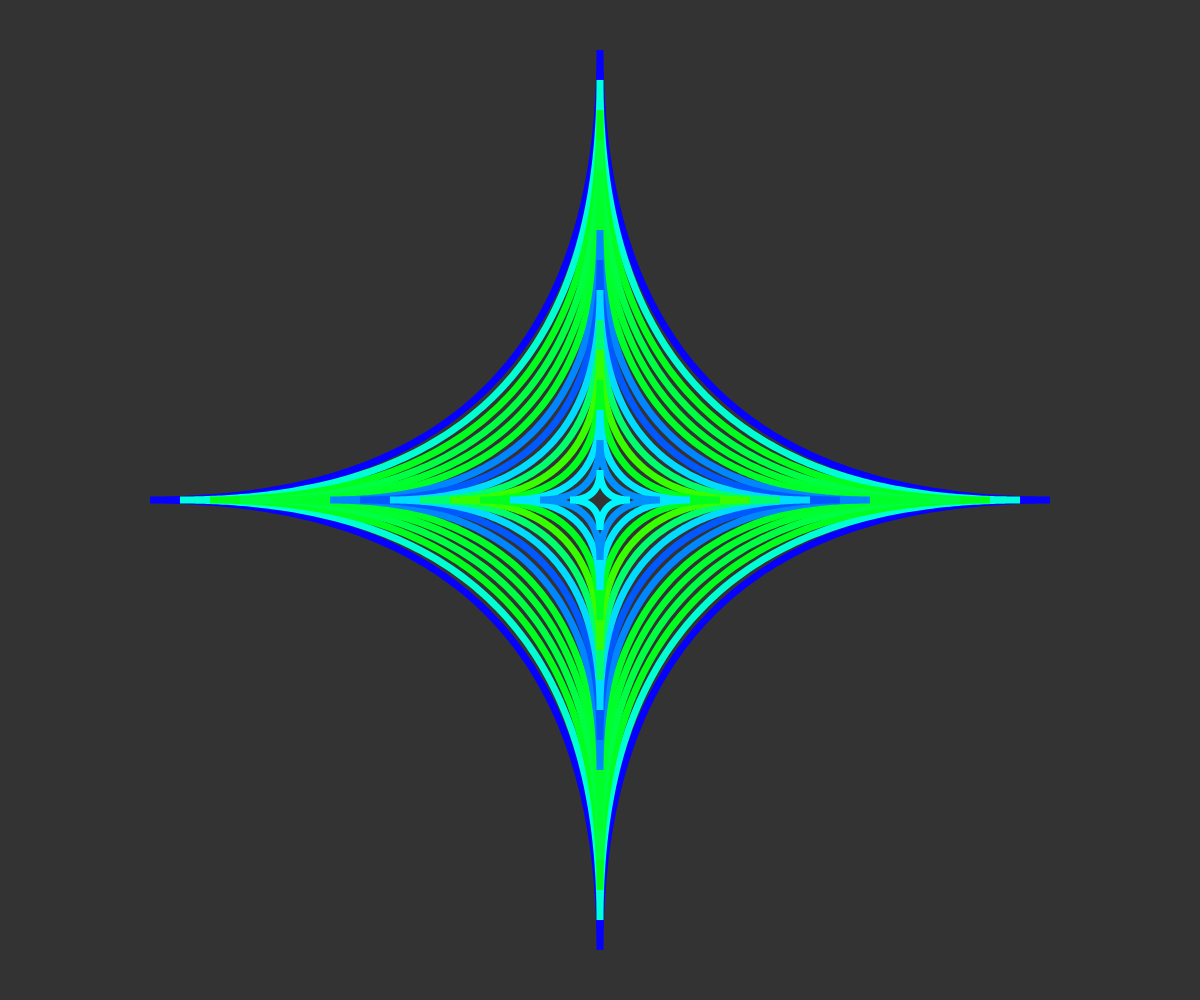
Frame 1 (no input)
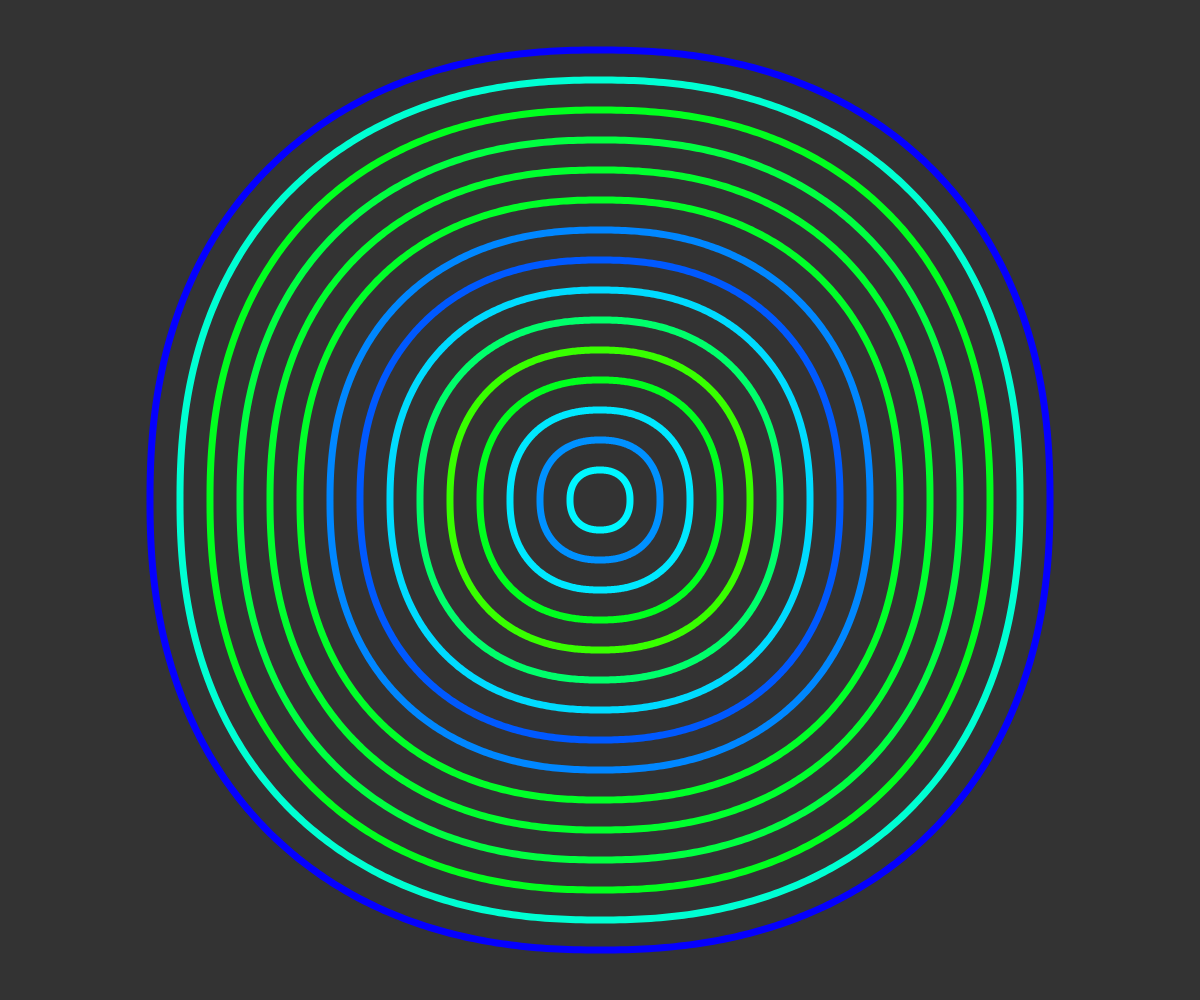
Frame 60 (no input)
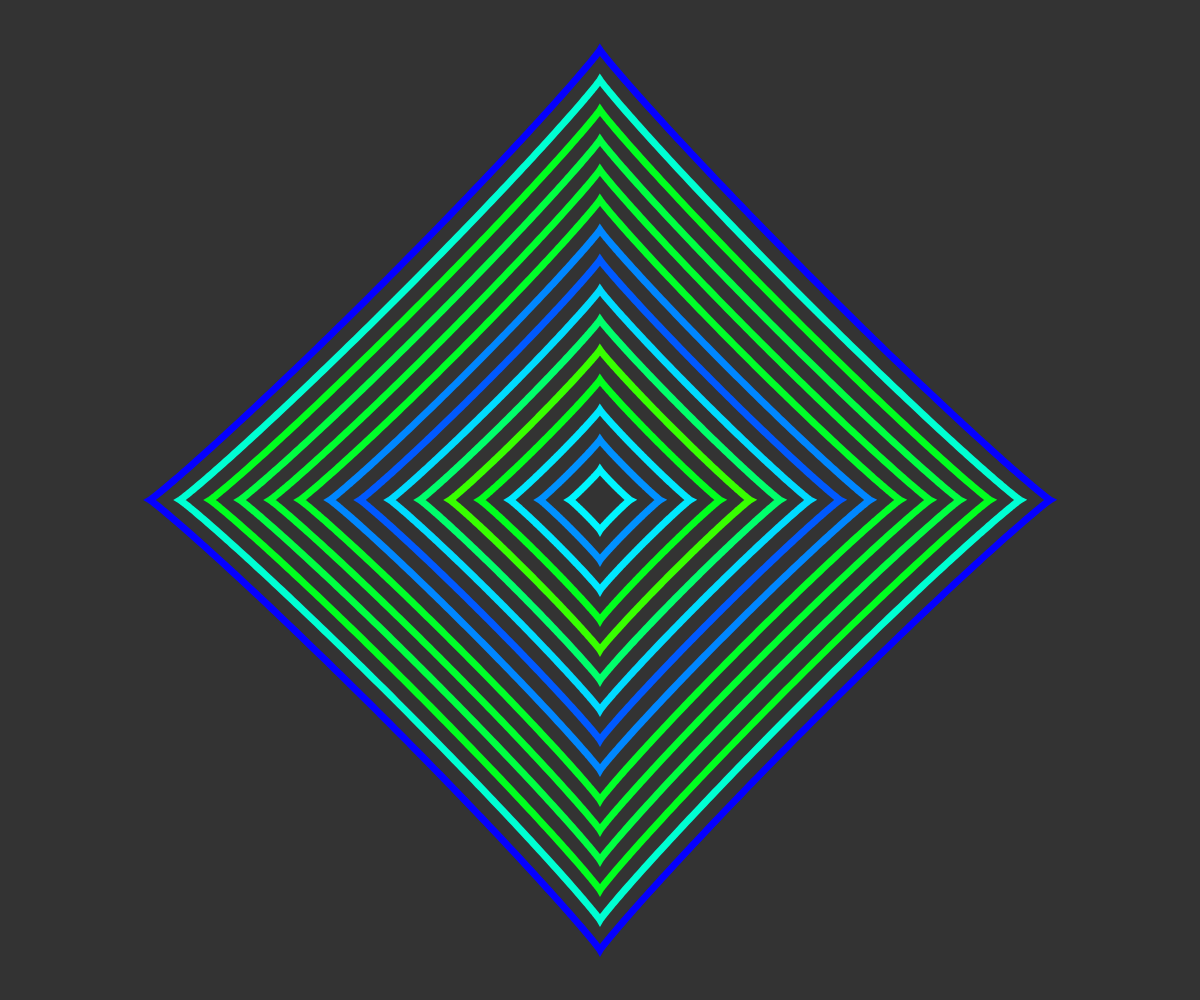
Frame 120 (the mouse pressed at the canvas centre since frame 60)

The p5.js sketch that drew these frames (run headless with seeded random() and noise() and a simulated clock; from frame 60 on, the mouse is pressed at the canvas centre):

// p5.js sketch
// ── sketch.js
let s_ellipses=[];
let xoff=0;
function setup() {
    createCanvas(windowWidth, windowHeight);
    background(51)
    noFill();
    stroke(255)
    strokeWeight(7)
    // noStroke();
    colorMode(HSB);
    for(let i=15;i>=1;i--){

    s_ellipses.push(new SuperEllipse(
    	0+30*i,
    	0+30*i,
    	0.5,
    	0.03,
    	// color(random(360),255,255)
    	color(noise(xoff)*360,255,255)
    	));
    xoff+=0.3;
    }
}

function draw() {
    background(0,0,20)
    translate(width / 2, height / 2)
    for(let se of s_ellipses)
    	se.show();

}

function sgn(x) {
    if (x < 0) return -1;
    if (x == 0) return 0;
    return 1;
}

class SuperEllipse {
    constructor(a, b, n, step_n,colr) {
        this.a = a; //length on x axis
        this.b = b; //length on y axis
        this.n = n; // border radius
        this.step_n = step_n; //movement of n
        this.colr=colr;
    }
    show() {
    	// fill(this.colr)
    	stroke(this.colr)
        beginShape();
        for (let angle = 0; angle < TWO_PI; angle += 0.01) {
            // let x= r* cos(a);
            // let y=r*sin(a);
            let na = 2 / this.n;
            let x = pow(abs(cos(angle)), na) * this.a * sgn(cos(angle));
            let y = pow(abs(sin(angle)), na) * this.b * sgn(sin(angle));
            vertex(x, y);
        }
        endShape(CLOSE);
        this.n += this.step_n;
        if (this.n > 2.5 || this.n < 0.5) this.step_n *= (-1);
    }
}
